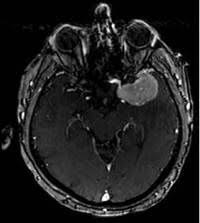
#> input picture inceptionv3/data/tumor.jpg, 200 x 223 px, found by its file name
$ jupyter execute convert_to_json.ipynb
#> lines starting #> are read from the running program, lines starting #| are printed output that depends on the picture
[cell 1]
import numpy as np
import matplotlib.pyplot as plt

[cell 2]
image = plt.imread('/home/poloniki/code/poloniki/tensorspace/examples/inceptionv3/data/tumor.jpg')
#> image is the input picture: shape (223, 200, 3); min 0, max 255, mean 31.7

[cell 3]
from PIL import Image

# open method used to open different extension image file
im = Image.open('/home/poloniki/code/poloniki/tensorspace/examples/inceptionv3/data/tumor.jpg')
im = im.resize((299,299))
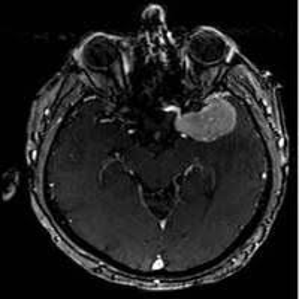
#> im: PIL image 299x299 RGB; min 0, max 255, mean 31.7

[cell 4]
image = np.flip(np.array(im),axis=-1)

[cell 5]
flat = image.reshape(299*299*3)

[cell 6]
flat_list = flat.tolist()
#> flat_list = 268203 items
